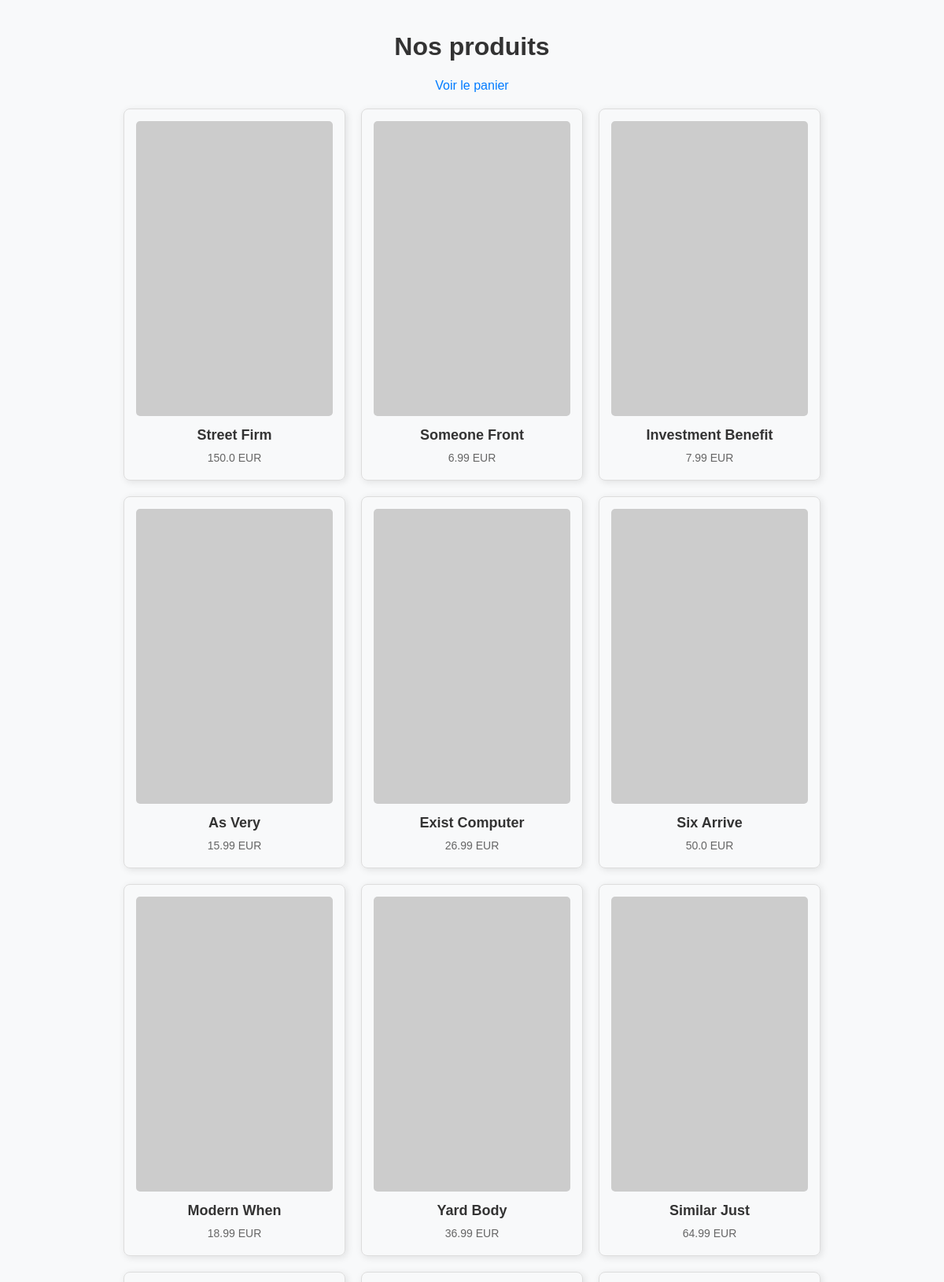
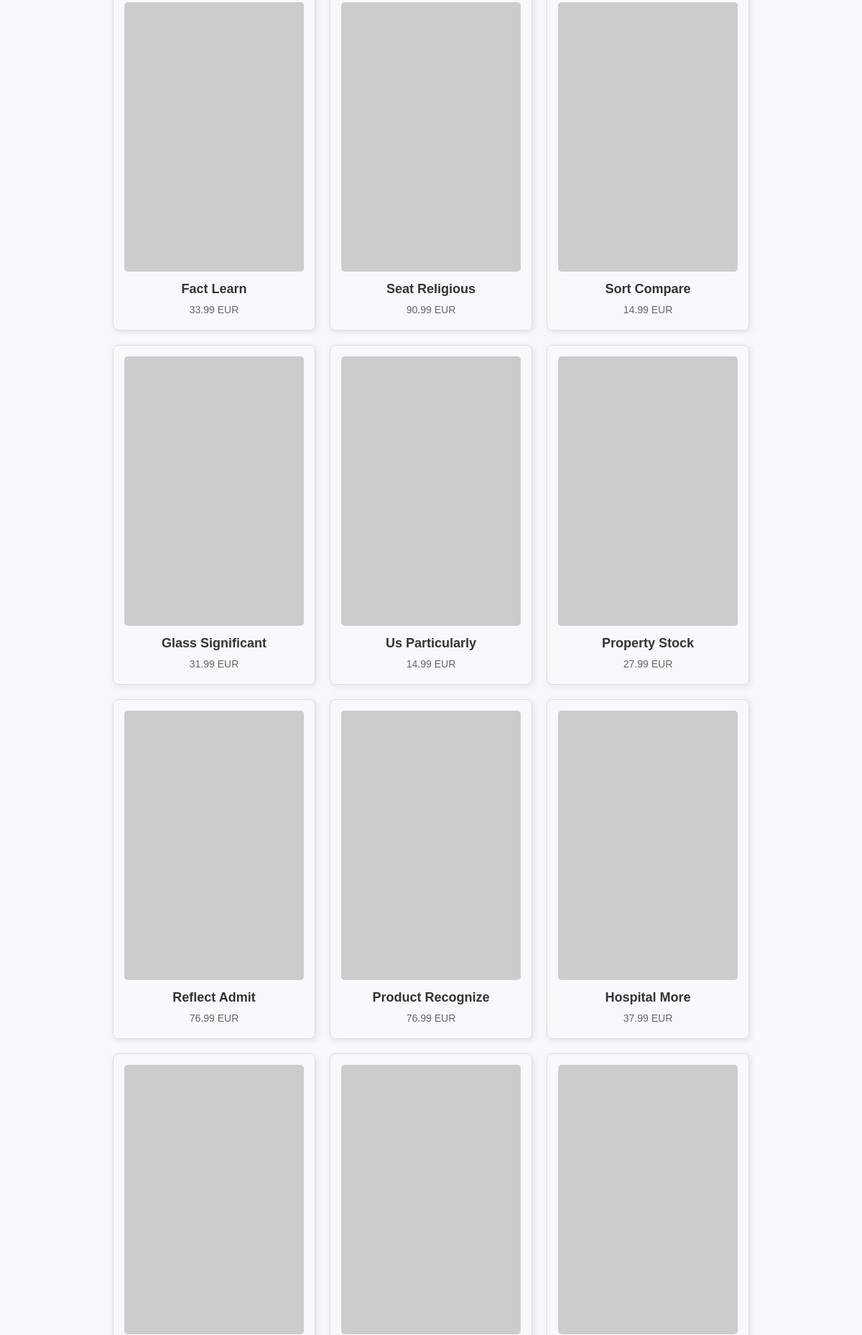
Screenshot of /home_user (signed in, upper part) with the database file from the repository (2 pictures, top to bottom).
### tables this page shows
CREATE TABLE products (
            id INTEGER PRIMARY KEY,
            name TEXT NOT NULL,
            price REAL NOT NULL,
            stock INTEGER NOT NULL,
            image_url TEXT
        );

### app.py (the view)
@app.route("/home_user")
@login_required
def index_user():
    print("User authenticated:", current_user.is_authenticated)
    print("Session Data:", session)  # Debug session contents
    print(
        "Current User ID:", session.get("_user_id")
    )  # Flask-Login stores user_id here
    conn = get_db()
    products = conn.execute("SELECT * FROM products").fetchall()
    conn.close()
    products = [dict(product) for product in products]
    return render_template("index.html", products=products)

### app.py (called while the page is built)
@login_manager.user_loader
def load_user(user_id):
    conn = get_db()
    user = conn.execute("SELECT * FROM users WHERE id = ?", (user_id,)).fetchone()
    conn.close()
    if user:
        return User(
            user["id"],
            user["FirstName"],
            user["LastName"],
            user["Email"],
            user["phoneNum"],
            user["password"],
            user["is_admin"],
        )
    return None  # Explicitly return None if the user is not found

def get_db():
    conn = sqlite3.connect("database.db")  # Ensure this is your actual DB file
    conn.row_factory = sqlite3.Row  # Enable dictionary-like access
    return conn

### templates/index.html (shortened to what this page needs)
<!DOCTYPE html>
<html lang="fr">
<head>
    <link rel="stylesheet" href="{{ url_for('static', filename='styles.css') }}" />
</head>
<body>
    <h1>Nos produits</h1>
    <div class="cart-container">
        <a href="{{ url_for('view_cart') }}" class="cart-link">Voir le panier</a>
    </div>
    <div class="product-container">
        {% for product in products %}
        <div class="product-card">
          <a href="{{ url_for('product_detail', product_id=product.id) }}">
            <img src="{{ product.image_url }}" alt="{{ product.name }}" />
            <h3>{{ product.name }}</h3>
            <p>{{ product.price }} EUR</p>
          </a>
        </div>
        {% endfor %}
    </div>
</body>
</html>

### static/styles.css (style rules this page uses)
body { font-family: Arial, sans-serif; background-color: #f8f9fa; margin: 0; padding: 20px; text-align: center; }
h1, h2 { color: #333; }
a { text-decoration: none; color: white; }
.product-container { display: flex; flex-wrap: wrap; justify-content: center; gap: 20px; padding: 20px; }
.product-card { width: 250px; padding: 15px; border: 1px solid #ddd; border-radius: 8px; box-shadow: 2px 2px 10px rgba(0, 0, 0, 0.1); text-align: center; }
.product-card img { width: 100%; height: auto; border-radius: 5px; }
.cart-link { display: block !important; visibility: visible !important; color: #007bff; }
.product-card h3 { margin: 10px 0; font-size: 18px; color: #333; }
.product-card p { margin: 5px 0; color: #666; font-size: 14px; }

### rows the page displays
products: name "Street Firm", price "150.0"
products: name "Someone Front", price "6.99"
products: name "Investment Benefit", price "7.99"
products: name "As Very", price "15.99"
products: name "Exist Computer", price "26.99"
products: name "Six Arrive", price "50.0"
products: name "Modern When", price "18.99"
products: name "Yard Body", price "36.99"
products: name "Similar Just", price "64.99"
products: name "Fact Learn", price "33.99"
products: name "Seat Religious", price "90.99"
products: name "Sort Compare", price "14.99"
products: name "Glass Significant", price "31.99"
products: name "Us Particularly", price "14.99"
products: name "Property Stock", price "27.99"
products: name "Reflect Admit", price "76.99"
products: name "Product Recognize", price "76.99"
products: name "Hospital More", price "37.99"
